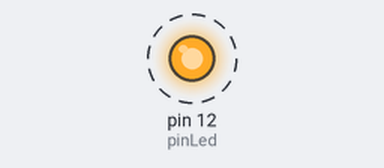
The sketch below on a simulated Arduino Uno, built with avr-gcc and run on an emulated ATmega328P. Parts: output pins drawn as LEDs (lit = HIGH). Dashed ring = blinking.

Above: at 0.5 s.
Timing chart, 0 to 4.6 s (numbered marks = the images above):
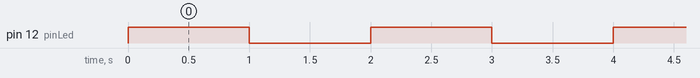

Measured:
- by itself, pin 12 (pinLed): alternates HIGH for 1.0 s and LOW for 1.0 s

The sketch:

1_digitalOutput.ino
```cpp
#define pinLed  12
void setup() {
  pinMode(pinLed, OUTPUT);
}
void loop() {
  digitalWrite(pinLed, HIGH);
  delay(1000);
  digitalWrite(pinLed, LOW);
  delay(1000);
}
```
